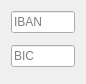
<?xml version="1.0" encoding="UTF-8"?>
<ui version="4.0">
 <class>ibanBicItemEdit</class>
 <widget class="QWidget" name="ibanBicItemEdit">
  <property name="geometry">
   <rect>
    <x>0</x>
    <y>0</y>
    <width>86</width>
    <height>84</height>
   </rect>
  </property>
  <layout class="QVBoxLayout" name="verticalLayout">
   <item>
    <widget class="KIbanLineEdit" name="ibanEdit">
     <property name="placeholderText">
      <string>IBAN</string>
     </property>
    </widget>
   </item>
   <item>
    <widget class="KMyMoneyValidationFeedback" name="ibanFeedback" native="true"/>
   </item>
   <item>
    <widget class="KBicEdit" name="bicEdit">
     <property name="placeholderText">
      <string>BIC</string>
     </property>
    </widget>
   </item>
   <item>
    <widget class="QWidget" name="bicFeedback" native="true"/>
   </item>
  </layout>
 </widget>
 <customwidgets>
  <customwidget>
   <class>KIbanLineEdit</class>
   <extends>QLineEdit</extends>
   <header>kibanlineedit.h</header>
  </customwidget>
  <customwidget>
   <class>KBicEdit</class>
   <extends>QLineEdit</extends>
   <header>kbicedit.h</header>
  </customwidget>
  <customwidget>
   <class>KMyMoneyValidationFeedback</class>
   <extends>QWidget</extends>
   <header>kmymoneyvalidationfeedback.h</header>
   <container>1</container>
  </customwidget>
 </customwidgets>
 <resources/>
 <connections/>
</ui>
